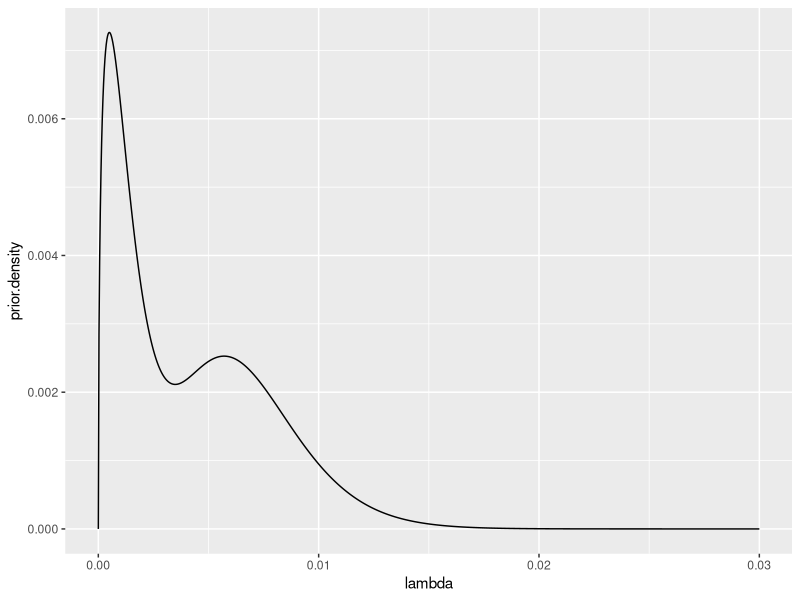
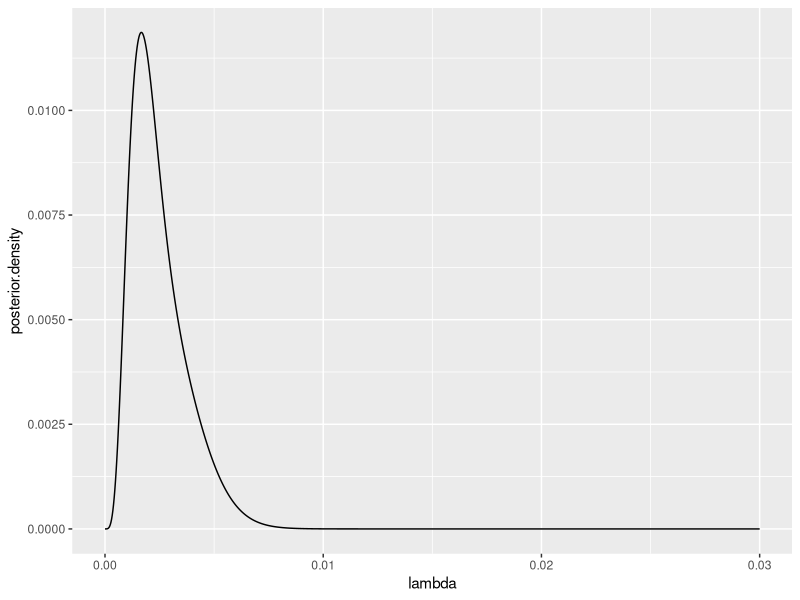
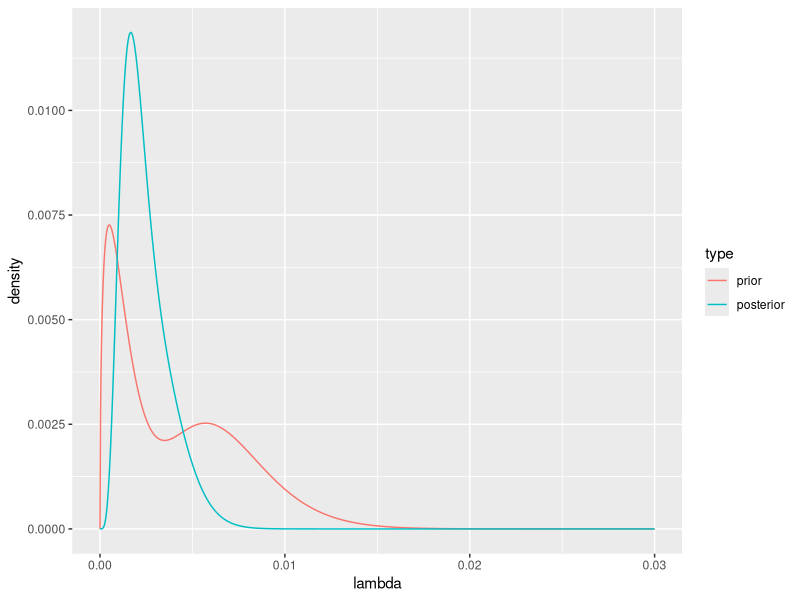
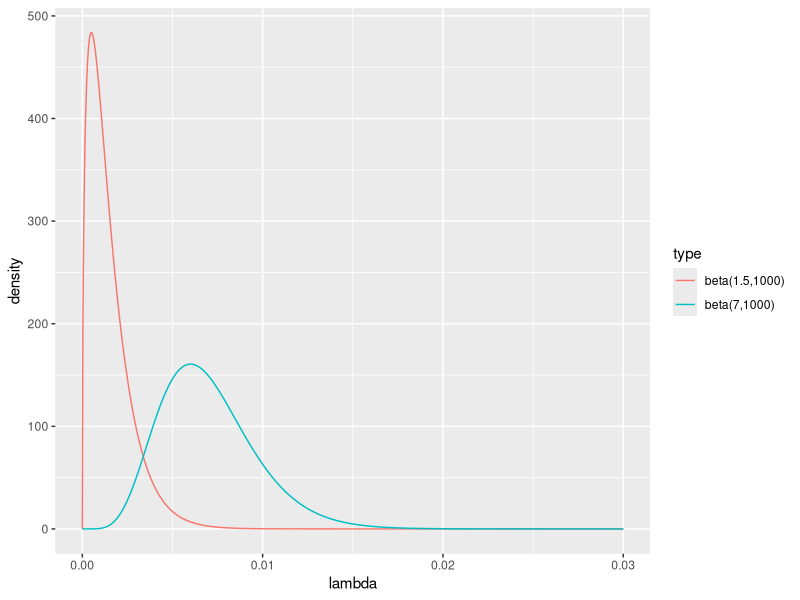

These charts were generated, in order, by the following R code:

command.arguments <- commandArgs(trailingOnly = TRUE);
output.directory  <- command.arguments[1];

####################################################################################################
setwd(output.directory);
library(LearnBayes);
library(ggplot2);

####################################################################################################
### 3.9.7(a)
lambda <- 0.03 * seq(0,1,1e-3);
prior.density <- 0.5 * dgamma(x = lambda, shape = 1.5, rate = 1000) + 0.5 * dgamma(x = lambda, shape = 7,   rate = 1000);
prior.density <- prior.density / sum(prior.density);

png("Fig1_prior-density.png");
qplot(
	data = data.frame(lambda = lambda, prior.density = prior.density),
	x    = lambda,
	y    = prior.density,
	geom = "line"
	);
dev.off();

### 3.9.7(b)
y.obs    <- 4;
exposure <- 1767;

likelihood        <- dpois(x = y.obs, lambda = exposure * lambda);
posterior.density <- prior.density * likelihood;
posterior.density <- posterior.density / sum(posterior.density);

temp <- poisson.gamma.mix(
	probs    = c(0.5,0.5),
	gammapar = rbind(c(1.5,1000),c(7,1000)),
	data     = list(y = y.obs, t = exposure)
	);
str(temp);
component1 <- dgamma(x = lambda, shape = temp[['gammapar']][1,1], rate = temp[['gammapar']][1,2]);
component2 <- dgamma(x = lambda, shape = temp[['gammapar']][2,1], rate = temp[['gammapar']][2,2]);
posterior.albert <- temp[['probs']][1] * component1 + temp[['probs']][2] * component2;
posterior.albert <- posterior.albert / sum(posterior.albert);

all.equal(posterior.density, posterior.albert);
# cbind(posterior.density, posterior.albert);

png("Fig2_posterior-density.png");
qplot(
	data = data.frame(lambda = lambda, posterior.density = posterior.density),
	x    = lambda,
	y    = posterior.density,
	geom = "line"
	);
dev.off();

### 3.9.7(c)
png("Fig3_prior-posterior.png");
DF.prior <- data.frame(
	lambda           = lambda,
	density          = prior.density,
	type             = rep("prior",length(lambda)),
	stringsAsFactors = FALSE
	);
DF.posterior <- data.frame(
	lambda           = lambda,
	density          = posterior.density,
	type             = rep("posterior",length(lambda)),
	stringsAsFactors = FALSE
	);
DF.temp <- rbind(DF.prior,DF.posterior);
DF.temp[,'type'] <- factor(DF.temp[,'type'],levels=c('prior','posterior'));
qplot(
	data  = DF.temp,
	x     = lambda,
	y     = density,
	color = type,
	geom  = "line"
	);
dev.off();

### 3.9.7(d)
sum(posterior.density[lambda > 0.005]);

### 3.9.7(e)
png("Fig4_prior-components.png");
DF.component1 <- data.frame(
	lambda           = lambda,
	density          = dgamma(x = lambda, shape = 1.5, rate = 1000),
	type             = rep("beta(1.5,1000)",length(lambda)),
	stringsAsFactors = FALSE
	);
DF.component2 <- data.frame(
	lambda           = lambda,
	density          = dgamma(x = lambda, shape = 7, rate = 1000),
	type             = rep("beta(7,1000)",length(lambda)),
	stringsAsFactors = FALSE
	);
DF.temp <- rbind(DF.component1,DF.component2);
DF.temp[,'type'] <- factor(DF.temp[,'type'],levels=c('beta(1.5,1000)','beta(7,1000)'));
qplot(
	data  = DF.temp,
	x     = lambda,
	y     = density,
	color = type,
	geom  = "line"
	);
dev.off();

#
#  The data appear to be more consistent with the beliefs of the first expert,
#  namely, the data appear to be more consistent with the beta(1.5,1000) component
#  of the prior than they are with the beta(7,1000) component.
#
#  This comment is made based on the observation that the posterior density
#  resembles the beta(1.5,1000) component more than it does the beta(7,1000) component.
#
